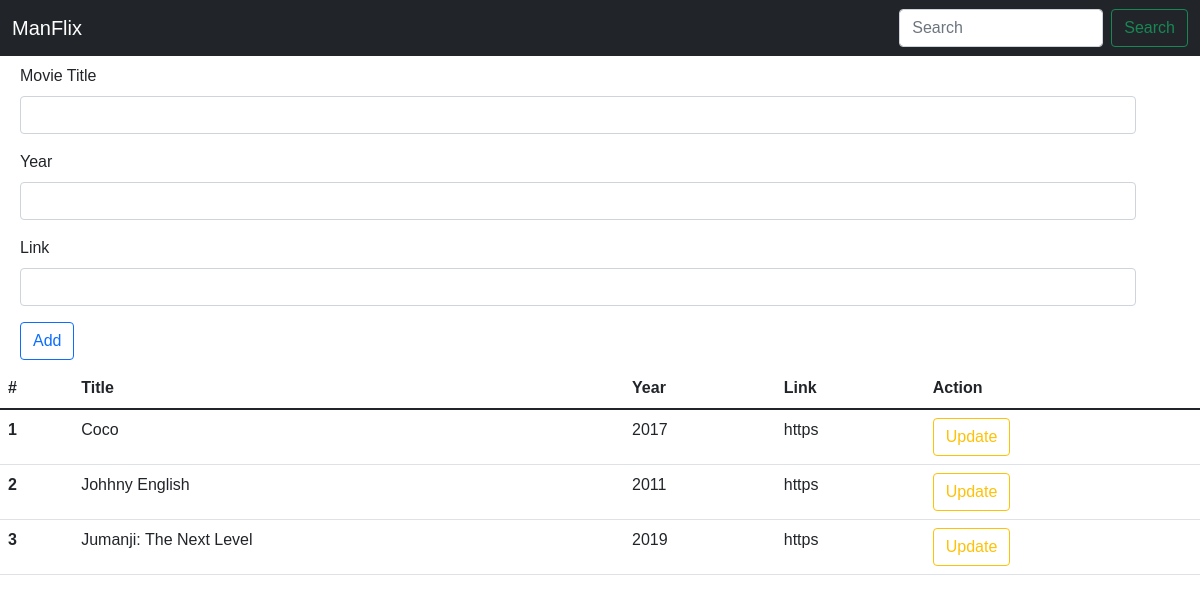
Before: / with the older database file.
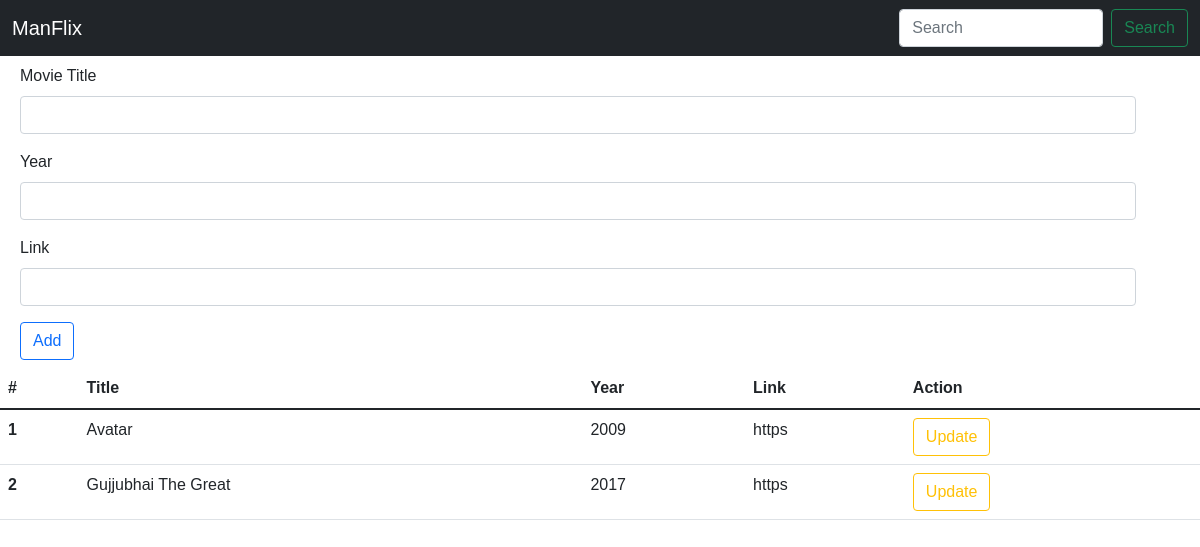
After: the same page with the newer database file.
### app.py (models this page shows)
class Movies(db.Model):
    id = db.Column(db.Integer, primary_key=True)
    title = db.Column(db.String(80), unique=True)
    year = db.Column(db.Integer)
    link = db.Column(db.String(500))
    added_on = db.Column(db.DateTime, default=datetime.utcnow)
    def __repr__(self) -> str:
        return f"movies('{self.title}','{self.year}','{self.link}','{self.added_on}')"

### app.py (the view, shortened to what this page needs)
@app.route('/', methods = ['GET','POST'])
def hello_world():
    all_movies = Movies.query.all()
    print(all_movies)
    return render_template('add_movies.html',all_movies=all_movies)

### templates/add_movies.html (shortened to what this page needs)
{% extends 'base.html' %}
{% block body %}
<div class="container m-2">
    <form action="/" method="post">
        <div class="mb-3">
            <label for="exampleInputEmail1" class="form-label">Movie Title</label>
            <input type="text" class="form-control" name="title" id="exampleInputEmail1" aria-describedby="emailHelp">
        </div>
        <div class="mb-3">
            <label for="exampleInputEmail1" class="form-label">Year</label>
            <input type="text" class="form-control" name="year" id="exampleInputPassword1">
        </div>
        <div class="mb-3">
            <label for="exampleInputEmail1" class="form-label">Link</label>
            <input type="text" class="form-control" name="link" id="exampleInputPassword1">
        </div>
        <button type="submit" class="btn btn-outline-primary">Add</button>
    </form>
</div>
<div class="table-responsive">
    <table class="table">
        <thead>
            <tr>
                <th scope="col">#</th>
                <th scope="col">Title</th>
                <th scope="col">Year</th>
                <th scope="col">Link</th>
                <th scope="col">Action</th>
            </tr>
        </thead>
        <tbody>
            {% for mov in all_movies %}
            <tr>
                <th scope="row">{{loop.index}}</th>
                <td>{{mov.title}}</td>
                <td>{{mov.year}}</td>
                <td>{{mov.link[0:5]}}</td>
                <td><a href="/update/{{mov.id}}" class="btn btn-outline-warning" role="button">Update</a></td>
            </tr>
            {% endfor %}
        </tbody>
    </table>
</div>
{% endblock %}

Changed rows visible on the page:
removed Movies: title "Coco", year "2017", link "https"
removed Movies: title "Johhny English", year "2011", link "https"
removed Movies: title "Jumanji: The Next Level", year "2019", link "https"
added Movies: title "Avatar", year "2009", link "https"
added Movies: title "Gujjubhai The Great", year "2017", link "https"
